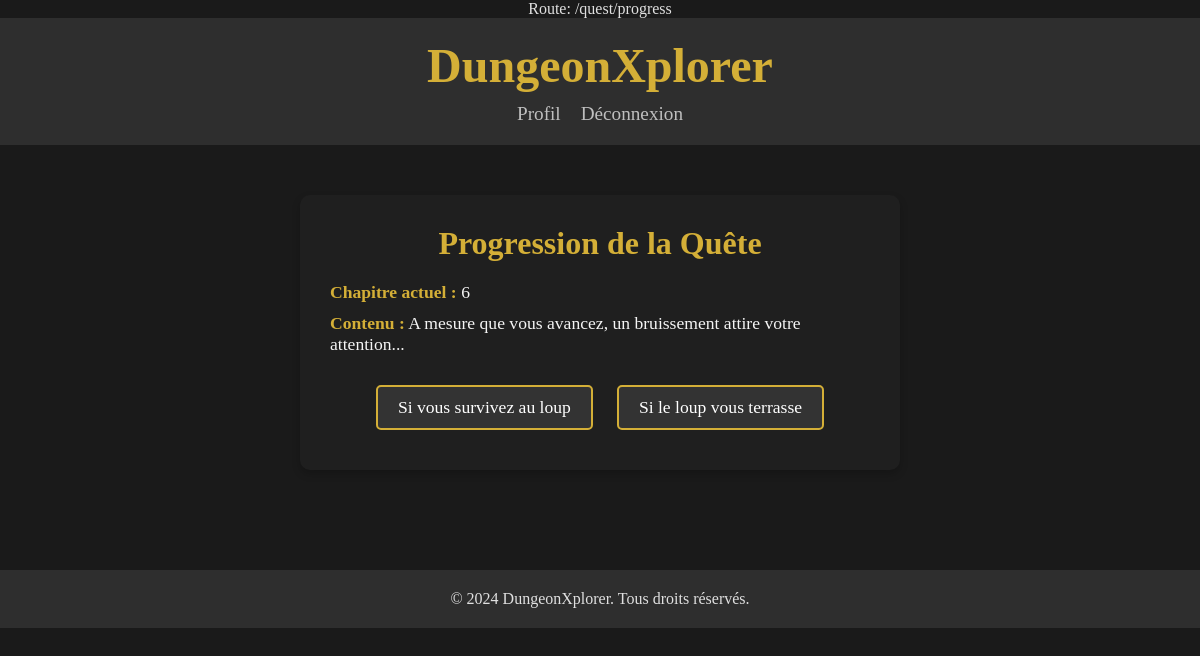
Screenshot of /project/public/quest/progress?quest_id=6 (signed in) with the database file from the repository.
### tables this page shows
CREATE TABLE `chapter` (
  `chapter_id` int(11) NOT NULL,
  `content` text NOT NULL,
  `image` varchar(255) DEFAULT NULL,
  `treasure_id` int(11) DEFAULT NULL
);

CREATE TABLE `links` (
  `links_id` int(11) NOT NULL,
  `chapter_id` int(11) DEFAULT NULL,
  `next_chapter_id` int(11) DEFAULT NULL,
  `description` text DEFAULT NULL
);

### project/app/Controllers/BaseController.php (called while the page is built)
<?php
class BaseController {
    protected function render($view, $data = []) {
        extract($data);
        include __DIR__ . '/../Views/' . $view . '.php';
    }
}
?>

### project/app/Controllers/QuestController.php (called while the page is built, shortened)
<?php
require_once 'BaseController.php';
require_once __DIR__ . '/../Models/Quest.php';
require_once __DIR__ . '/../Models/Chapter.php';
class QuestController extends BaseController {
    public function progress($chapterId) {
        $chapter = Chapter::findCurrentByQuestId($chapterId);
        $nextChapters = Chapter::findNextChapters($chapter->chapter_id);
        $this->render('quest/progress', ['chapter' => $chapter, 'nextChapters' => $nextChapters, 'quest' => (object)['chapter_id' => $chapterId]]);
    }
}
?>

### project/app/Models/Chapter.php (called while the page is built, shortened)
<?php
class Chapter extends BaseModel {
    public static function findCurrentByQuestId($chapterId) {
        $stmt = self::$pdo->prepare("SELECT * FROM chapter WHERE chapter_id = ?");
        $stmt->execute([$chapterId]);
        return $stmt->fetch(PDO::FETCH_OBJ);
    }
    public static function findNextChapters($currentChapterId) {
        $stmt = self::$pdo->prepare("SELECT * FROM links WHERE chapter_id = ?");
        $stmt->execute([$currentChapterId]);
        return $stmt->fetchAll(PDO::FETCH_OBJ);
    }
}
?>

### project/app/Views/quest/progress.php (the view)
<?php include(__DIR__ . '/../templates/header.php'); ?>
<div class="quest-progress-container">
    <h2 class="quest-title">Progression de la Quête</h2>
    <p class="quest-info"><strong>Chapitre actuel :</strong> <?= htmlspecialchars($quest->chapter_id) ?></p>
    <p class="quest-info"><strong>Contenu :</strong> <?= nl2br(htmlspecialchars($chapter->content ?? 'Contenu non disponible')) ?></p>
    <div class="next-chapters">
        <?php if (isset($nextChapters) && !empty($nextChapters)): ?>
            <?php foreach ($nextChapters as $nextChapter): ?>
                <a href="/project/public/quest/progress?chapter_id=<?= htmlspecialchars($nextChapter->next_chapter_id) ?>" class="button"><?= htmlspecialchars($nextChapter->description) ?></a>
            <?php endforeach; ?>
        <?php else: ?>
            <p class="no-next-chapter">Aucun chapitre suivant disponible.</p>
        <?php endif; ?>
    </div>
</div>
<?php include(__DIR__ . '/../templates/footer.php'); ?>

### project/public/css/style.css (style rules this page uses)
* { margin: 0; padding: 0; box-sizing: border-box; }
body { background-color: #1a1a1a; color: #e0e0e0; font-family: 'Roboto Serif', serif; display: flex; flex-direction: column; align-items: center; }
.button { background-color: #333; color: #d4af37; border: 2px solid #d4af37; padding: 10px 20px; margin: 10px; cursor: pointer; font-family: 'Cinzel', serif; transition: all 0.3s ease; }
.button { background-color: #333; color: #d4af37; border: 2px solid #d4af37; padding: 10px 20px; cursor: pointer; font-family: 'Cinzel', serif; font-size: 1.1em; transition: all 0.3s ease; border-radius: 5px; }
.quest-progress-container, .quest-start-container { max-width: 600px; margin: 50px auto; padding: 30px; background-color: #1f1f1f; border-radius: 10px; box-shadow: 0 4px 8px rgba(0, 0, 0, 0.2); color: #f5f5f5; font-family: 'Roboto Serif', serif; }
.quest-title { text-align: center; font-family: 'Cinzel', serif; font-size: 2em; margin-bottom: 20px; color: #d4af37; }
.quest-info { font-size: 1.1em; margin: 10px 0; }
.quest-info strong { color: #d4af37; }
.next-chapters { margin-top: 20px; text-align: center; }
.button { display: inline-block; margin: 10px; padding: 10px 20px; font-family: 'Cinzel', serif; text-align: center; text-decoration: none; color: #fff; background-color: #333; border: 2px solid #d4af37; border-radius: 5px; transition: all 0.3s ease; }

### rows the page displays
chapter: content "A mesure que vous avancez, un bruissement attire votre attention..."
links: description "Si vous survivez au loup"
links: description "Si le loup vous terrasse"

### other values shown
$quest->chapter_id "6"
